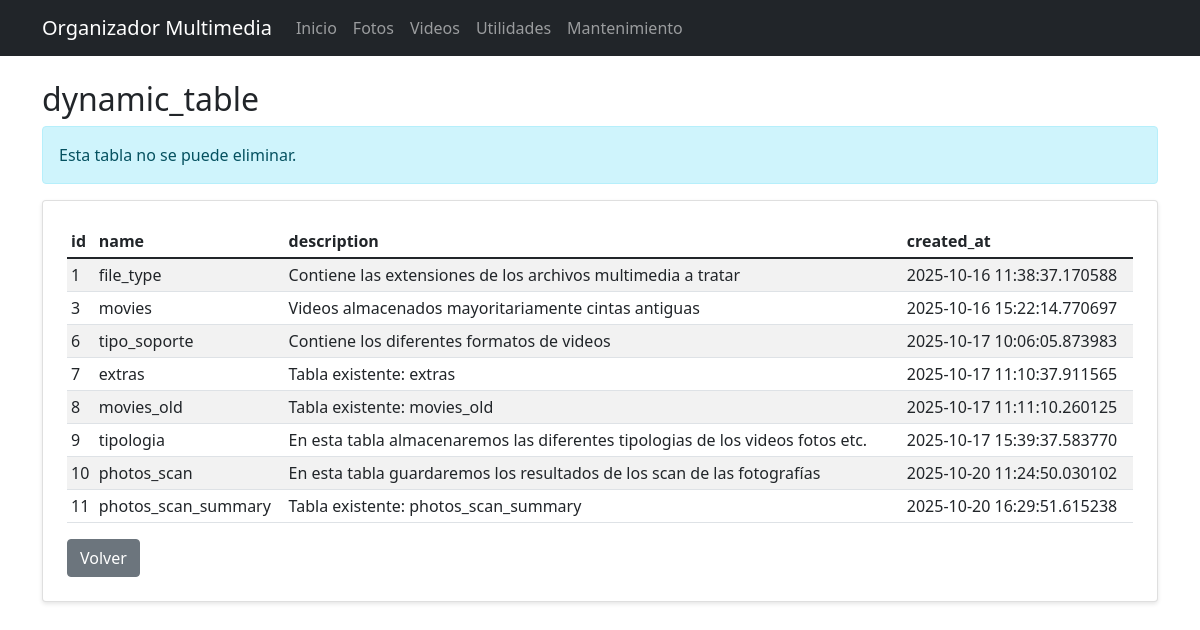
The app's page /maintenance/table/dynamic_table, older data.
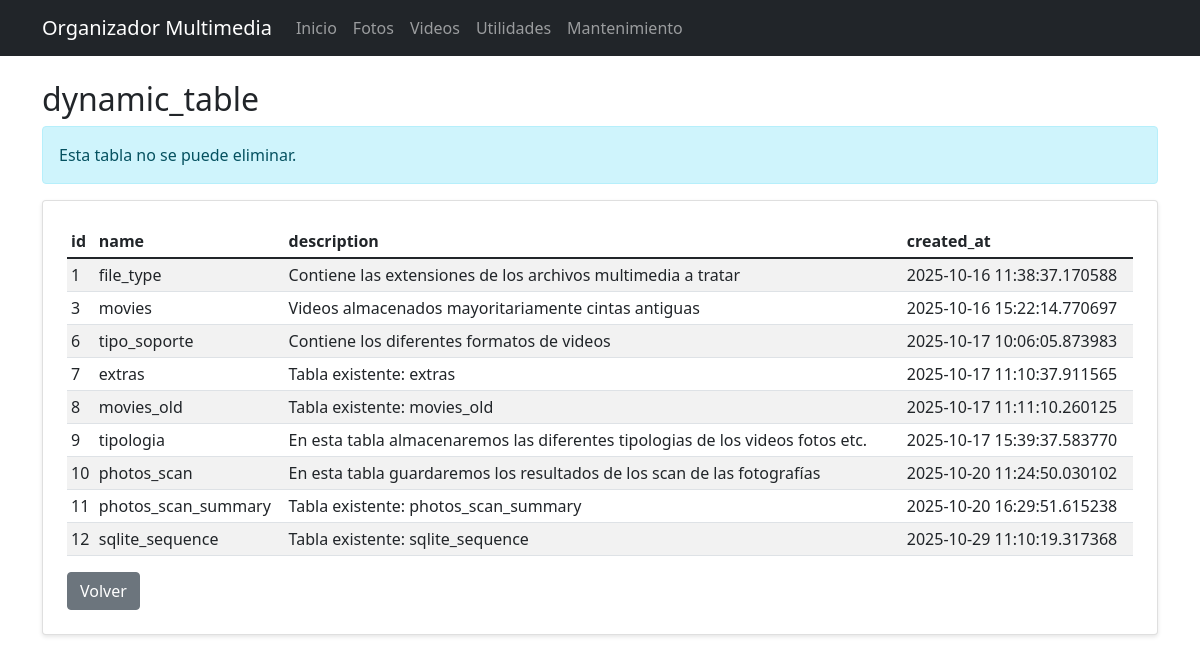
The same page, newer data.
### app/models/database.py (models this page shows, shortened)
class DynamicTable(db.Model):
    id = db.Column(db.Integer, primary_key=True)
    name = db.Column(db.String(50), unique=True, nullable=False)
    description = db.Column(db.String(200))
    created_at = db.Column(db.DateTime, default=datetime.utcnow)
    fields = db.relationship('TableField', backref='table', lazy=True, cascade='all, delete-orphan')

### app/routes/maintenance.py (the view)
@bp.route('/table/<string:table_name>')
def view_table(table_name: str):
    engine = db.engine
    inspector = inspect(engine)
    if table_name not in inspector.get_table_names():
        flash(f'La tabla "{table_name}" no existe.', 'error')
        return redirect(url_for('maintenance.index'))
    with engine.connect() as conn:
        columns = [col['name'] for col in inspector.get_columns(table_name)]
        result = conn.execute(text(f'SELECT * FROM "{table_name}" LIMIT 500'))
        rows = result.fetchall()
    actions = _resolve_table_actions(table_name)
    return render_template('maintenance/table_view.html', table_name=table_name, columns=columns, rows=rows, can_drop=actions['can_drop'])

### app/routes/maintenance.py (called while the page is built, shortened)
def _resolve_table_actions(table_name: str) -> dict:
    system_tables = {'sqlite_sequence', 'dynamic_table', 'table_field'}
    if table_name in system_tables:
        return {
            'has_action': True,
            'label': 'Ver',
            'url': url_for('maintenance.view_table', table_name=table_name),
            'can_drop': False
        }

### app/templates/maintenance/table_view.html (shortened to what this page needs)
{% extends "base.html" %}
{% block content %}
<div class="row">
    <div class="col-md-12">
    <h2>{{ table_name }}</h2>
    {% if not can_drop %}
    <div class="alert alert-info">Esta tabla no se puede eliminar.</div>
    {% endif %}
        <div class="card">
            <div class="card-body">
                <div class="table-responsive">
                    <table class="table table-striped table-sm align-middle">
                        <thead>
                            <tr>
                                {% for column in columns %}
                                <th>{{ column }}</th>
                                {% endfor %}
                            </tr>
                        </thead>
                        <tbody>
                            {% if rows %}
                                {% for row in rows %}
                                <tr>
                                    {% for value in row %}
                                    <td>{{ value }}</td>
                                    {% endfor %}
                                </tr>
                                {% endfor %}
                            {% else %}
                                <tr>
                                    <td colspan="{{ columns|length }}" class="text-center text-muted">No hay registros.</td>
                                </tr>
                            {% endif %}
                        </tbody>
                    </table>
                </div>
                <a href="{{ url_for('maintenance.index') }}" class="btn btn-secondary">Volver</a>
            </div>
        </div>
    </div>
</div>
{% endblock %}

Row changes from the older to the newer data that the page shows:
added DynamicTable: row "12", name "sqlite_sequence", description "Tabla existente: sqlite_sequence", created_at "2025-10-29 11:10:19.317368"
